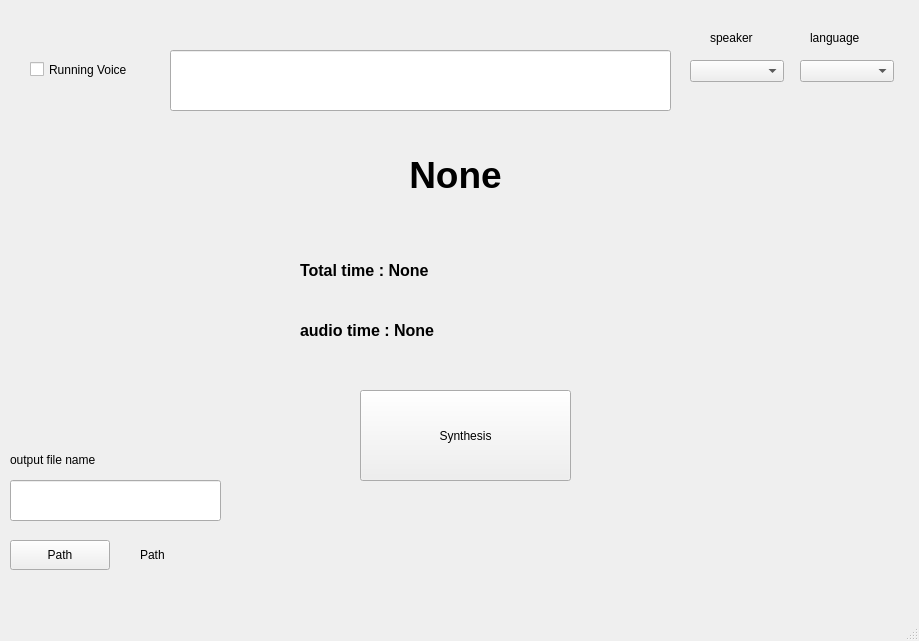
<?xml version="1.0" encoding="UTF-8"?>
<ui version="4.0">
 <class>MainWindow</class>
 <widget class="QMainWindow" name="MainWindow">
  <property name="geometry">
   <rect>
    <x>0</x>
    <y>0</y>
    <width>919</width>
    <height>641</height>
   </rect>
  </property>
  <property name="windowTitle">
   <string>MainWindow</string>
  </property>
  <widget class="QWidget" name="centralwidget">
   <widget class="QPushButton" name="button">
    <property name="geometry">
     <rect>
      <x>360</x>
      <y>390</y>
      <width>211</width>
      <height>91</height>
     </rect>
    </property>
    <property name="text">
     <string>Synthesis</string>
    </property>
   </widget>
   <widget class="QLineEdit" name="input_text">
    <property name="geometry">
     <rect>
      <x>170</x>
      <y>50</y>
      <width>501</width>
      <height>61</height>
     </rect>
    </property>
    <property name="text">
     <string/>
    </property>
   </widget>
   <widget class="QComboBox" name="speaker_box">
    <property name="geometry">
     <rect>
      <x>690</x>
      <y>60</y>
      <width>94</width>
      <height>22</height>
     </rect>
    </property>
   </widget>
   <widget class="QComboBox" name="language_box">
    <property name="geometry">
     <rect>
      <x>800</x>
      <y>60</y>
      <width>94</width>
      <height>22</height>
     </rect>
    </property>
   </widget>
   <widget class="QPushButton" name="path_button">
    <property name="geometry">
     <rect>
      <x>10</x>
      <y>540</y>
      <width>100</width>
      <height>30</height>
     </rect>
    </property>
    <property name="text">
     <string>Path</string>
    </property>
   </widget>
   <widget class="QLabel" name="label">
    <property name="geometry">
     <rect>
      <x>60</x>
      <y>150</y>
      <width>791</width>
      <height>51</height>
     </rect>
    </property>
    <property name="text">
     <string>&lt;html&gt;&lt;head/&gt;&lt;body&gt;&lt;p align=&quot;center&quot;&gt;&lt;span style=&quot; font-size:28pt; font-weight:600;&quot;&gt;None&lt;/span&gt;&lt;/p&gt;&lt;/body&gt;&lt;/html&gt;</string>
    </property>
   </widget>
   <widget class="QCheckBox" name="voice_output">
    <property name="geometry">
     <rect>
      <x>30</x>
      <y>60</y>
      <width>121</width>
      <height>19</height>
     </rect>
    </property>
    <property name="text">
     <string>Running Voice</string>
    </property>
   </widget>
   <widget class="QLabel" name="path_label">
    <property name="geometry">
     <rect>
      <x>140</x>
      <y>540</y>
      <width>681</width>
      <height>30</height>
     </rect>
    </property>
    <property name="text">
     <string>Path</string>
    </property>
   </widget>
   <widget class="QLabel" name="label_2">
    <property name="geometry">
     <rect>
      <x>710</x>
      <y>30</y>
      <width>64</width>
      <height>15</height>
     </rect>
    </property>
    <property name="text">
     <string>speaker</string>
    </property>
   </widget>
   <widget class="QLabel" name="label_3">
    <property name="geometry">
     <rect>
      <x>810</x>
      <y>30</y>
      <width>64</width>
      <height>15</height>
     </rect>
    </property>
    <property name="text">
     <string>language</string>
    </property>
   </widget>
   <widget class="QLabel" name="total_t">
    <property name="geometry">
     <rect>
      <x>300</x>
      <y>250</y>
      <width>351</width>
      <height>41</height>
     </rect>
    </property>
    <property name="text">
     <string>&lt;html&gt;&lt;head/&gt;&lt;body&gt;&lt;p&gt;&lt;span style=&quot; font-size:12pt; font-weight:600;&quot;&gt;Total time : None&lt;/span&gt;&lt;/p&gt;&lt;/body&gt;&lt;/html&gt;</string>
    </property>
   </widget>
   <widget class="QLabel" name="audio_t">
    <property name="geometry">
     <rect>
      <x>300</x>
      <y>310</y>
      <width>331</width>
      <height>41</height>
     </rect>
    </property>
    <property name="text">
     <string>&lt;html&gt;&lt;head/&gt;&lt;body&gt;&lt;p&gt;&lt;span style=&quot; font-size:12pt; font-weight:600;&quot;&gt;audio time : None&lt;/span&gt;&lt;/p&gt;&lt;/body&gt;&lt;/html&gt;</string>
    </property>
   </widget>
   <widget class="QLineEdit" name="outfiletext">
    <property name="geometry">
     <rect>
      <x>10</x>
      <y>480</y>
      <width>211</width>
      <height>41</height>
     </rect>
    </property>
   </widget>
   <widget class="QLabel" name="label_4">
    <property name="geometry">
     <rect>
      <x>10</x>
      <y>450</y>
      <width>191</width>
      <height>20</height>
     </rect>
    </property>
    <property name="text">
     <string>output file name</string>
    </property>
   </widget>
  </widget>
  <widget class="QMenuBar" name="menubar">
   <property name="geometry">
    <rect>
     <x>0</x>
     <y>0</y>
     <width>919</width>
     <height>26</height>
    </rect>
   </property>
  </widget>
  <widget class="QStatusBar" name="statusbar"/>
 </widget>
 <resources/>
 <connections/>
</ui>
